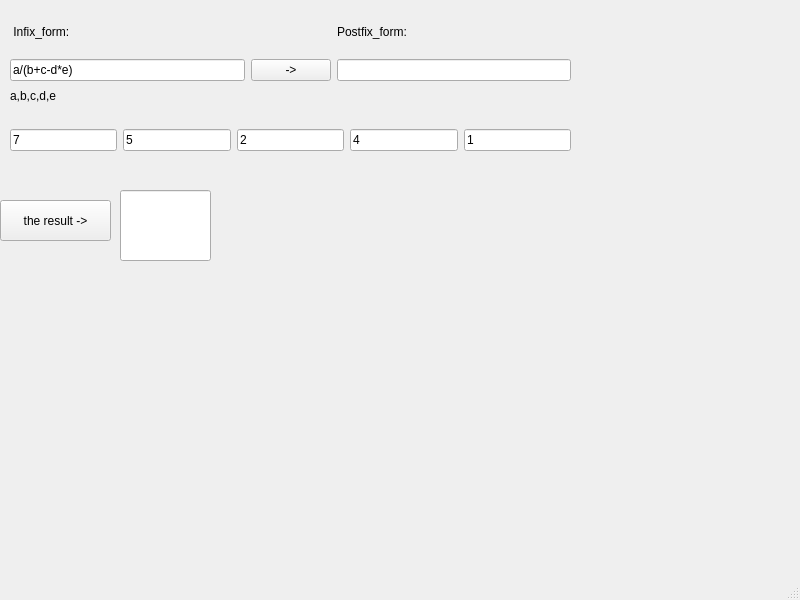
<?xml version="1.0" encoding="UTF-8"?>
<ui version="4.0">
 <class>MainWindow</class>
 <widget class="QMainWindow" name="MainWindow">
  <property name="geometry">
   <rect>
    <x>0</x>
    <y>0</y>
    <width>800</width>
    <height>600</height>
   </rect>
  </property>
  <property name="windowTitle">
   <string>MainWindow</string>
  </property>
  <widget class="QWidget" name="centralwidget">
   <widget class="QWidget" name="gridLayoutWidget">
    <property name="geometry">
     <rect>
      <x>10</x>
      <y>10</y>
      <width>561</width>
      <height>71</height>
     </rect>
    </property>
    <layout class="QGridLayout" name="gridLayout">
     <item row="1" column="1">
      <widget class="QPushButton" name="transform">
       <property name="text">
        <string>-&gt;</string>
       </property>
      </widget>
     </item>
     <item row="0" column="2">
      <widget class="QLabel" name="label_6">
       <property name="text">
        <string>Postfix_form:</string>
       </property>
      </widget>
     </item>
     <item row="1" column="0">
      <widget class="QLineEdit" name="infix_input">
       <property name="text">
        <string>a/(b+c-d*e)</string>
       </property>
      </widget>
     </item>
     <item row="1" column="2">
      <widget class="QLineEdit" name="post_out"/>
     </item>
     <item row="0" column="0">
      <widget class="QLabel" name="label">
       <property name="text">
        <string> Infix_form:</string>
       </property>
      </widget>
     </item>
    </layout>
   </widget>
   <widget class="QWidget" name="gridLayoutWidget_2">
    <property name="geometry">
     <rect>
      <x>10</x>
      <y>110</y>
      <width>561</width>
      <height>61</height>
     </rect>
    </property>
    <layout class="QGridLayout" name="gridLayout_2">
     <item row="0" column="3">
      <widget class="QLineEdit" name="d">
       <property name="text">
        <string>4</string>
       </property>
      </widget>
     </item>
     <item row="0" column="2">
      <widget class="QLineEdit" name="c">
       <property name="text">
        <string>2</string>
       </property>
      </widget>
     </item>
     <item row="0" column="0">
      <widget class="QLineEdit" name="a">
       <property name="text">
        <string>7</string>
       </property>
      </widget>
     </item>
     <item row="0" column="1">
      <widget class="QLineEdit" name="b">
       <property name="text">
        <string>5</string>
       </property>
      </widget>
     </item>
     <item row="0" column="4">
      <widget class="QLineEdit" name="e">
       <property name="text">
        <string>1</string>
       </property>
      </widget>
     </item>
    </layout>
   </widget>
   <widget class="QLabel" name="label_2">
    <property name="geometry">
     <rect>
      <x>10</x>
      <y>80</y>
      <width>551</width>
      <height>31</height>
     </rect>
    </property>
    <property name="text">
     <string>a,b,c,d,e</string>
    </property>
   </widget>
   <widget class="QLineEdit" name="result">
    <property name="geometry">
     <rect>
      <x>120</x>
      <y>190</y>
      <width>91</width>
      <height>71</height>
     </rect>
    </property>
   </widget>
   <widget class="QPushButton" name="pushButton">
    <property name="geometry">
     <rect>
      <x>0</x>
      <y>200</y>
      <width>111</width>
      <height>41</height>
     </rect>
    </property>
    <property name="text">
     <string>the result -&gt;</string>
    </property>
   </widget>
  </widget>
  <widget class="QMenuBar" name="menubar">
   <property name="geometry">
    <rect>
     <x>0</x>
     <y>0</y>
     <width>800</width>
     <height>22</height>
    </rect>
   </property>
  </widget>
  <widget class="QStatusBar" name="statusbar"/>
 </widget>
 <resources/>
 <connections/>
</ui>
